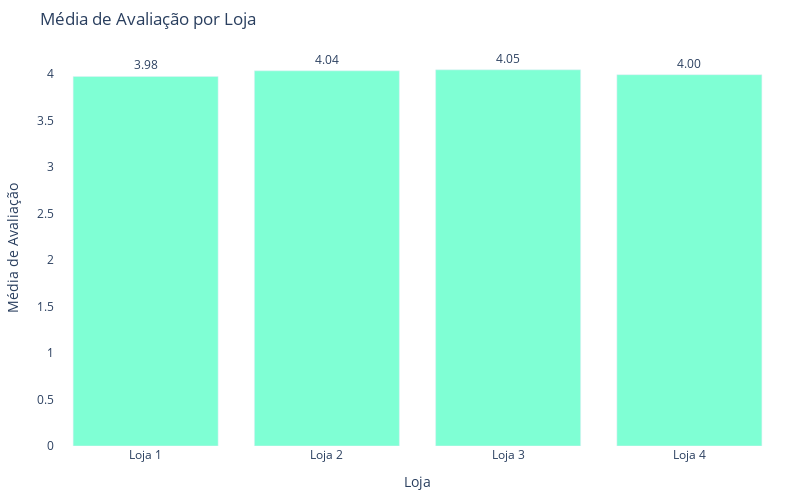

This figure's notebook cell:
### Markdown cell above
# 3. Média de Avaliação das Lojas

### Code cell
#Pegando as lojas e agrupando por avaliação.
media_avaliacao_lojas = todas_Lojas.groupby('Loja')['Avaliação da compra'].mean().reset_index()
print("Média de Avaliação por Loja:")
print(media_avaliacao_lojas.round(2)) # Arredondamos para 2 casas decimais para a média

grafico = px.bar(media_avaliacao_lojas, x='Loja', y='Avaliação da compra', title='Média de Avaliação por Loja')
grafico.update_layout(xaxis_title='Loja', yaxis_title='Média de Avaliação')
grafico.update_traces(marker_color='aquamarine')
grafico.update_traces(texttemplate='%{y:.2f}', textposition='outside')
grafico.update_layout(height=500, width=800)
grafico.update_layout(margin=dict(l=20, r=20, t=50, b=20))
grafico.update_layout(font=dict(size=12))
grafico.update_layout(plot_bgcolor='rgba(0,0,0,0)')

grafico.show()

### Figure 1 — Plotly figure (JSON) as saved in the notebook; plotly's stock layout.template omitted (floating-point values rounded to 4 significant figures)
{"data": [{"alignmentgroup": "True", "hovertemplate": "Loja=%{x}<br>Avaliação da compra=%{y}<extra></extra>", "legendgroup": "", "marker": {"color": "aquamarine", "pattern": {"shape": ""}}, "name": "", "offsetgroup": "", "orientation": "v", "showlegend": false, "textposition": "outside", "texttemplate": "%{y:.2f}", "type": "bar", "x": ["Loja 1", "Loja 2", "Loja 3", "Loja 4"], "xaxis": "x", "y": [3.977, 4.037, 4.048, 3.996], "yaxis": "y"}], "layout": {"barmode": "relative", "font": {"size": 12}, "height": 500, "legend": {"tracegroupgap": 0}, "margin": {"b": 20, "l": 20, "r": 20, "t": 50}, "plot_bgcolor": "rgba(0,0,0,0)", "title": {"text": "Média de Avaliação por Loja"}, "width": 800, "xaxis": {"anchor": "y", "domain": [0, 1], "title": {"text": "Loja"}}, "yaxis": {"anchor": "x", "domain": [0, 1], "title": {"text": "Média de Avaliação"}}}}
